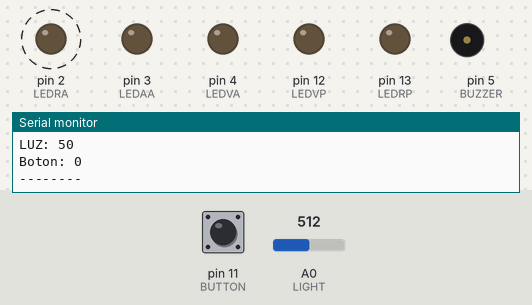
Simulated run of this sketch. Board: Arduino Uno, built with avr-gcc and run on an emulated ATmega328P. Parts: output pins drawn as LEDs (lit = HIGH), buzzer (waves = sounding), the last lines printed to the serial monitor. Dashed ring = blinking. The test bench sets the inputs (shaded band); at power-on: A0 (LIGHT) = 512, pin 11 (BUTTON) LOW.

Above: at 5.8 s.
5.9 s: A0 (LIGHT) set to 531
At 10.4 s:
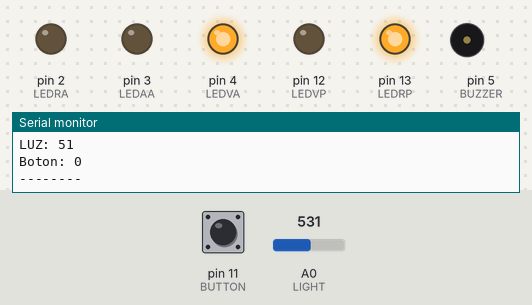
At 12.8 s:
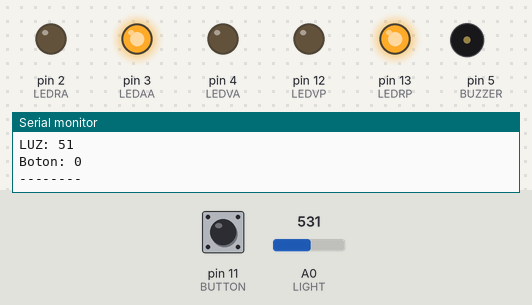
16.5 s: A0 (LIGHT) set to 511
At 18.9 s:
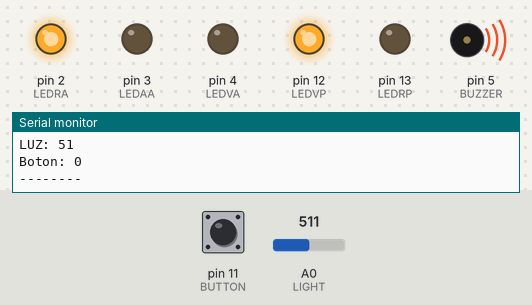
Timing chart, 0 to 28.5 s (numbered marks = the images above; inputs shaded):
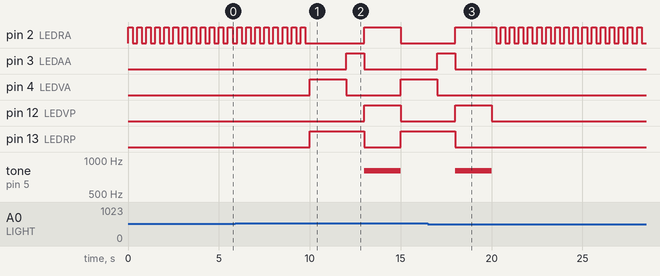

The sketch:

Semaforo.ino
```cpp
#define LIGHT A0
#define LEDRP 13
#define LEDVP 12
#define BUTTON 11
#define BUZZER 5
#define LEDVA 4
#define LEDAA 3
#define LEDRA 2

int TiempoCruce = 5000;
unsigned long TiempoCambio = 0;

void setup() {
  Serial.begin(9600);
  pinMode(LIGHT, INPUT);
  pinMode(BUTTON, INPUT);
  pinMode(LEDRP,OUTPUT);
  pinMode(LEDVP,OUTPUT);
  pinMode(LEDRA,OUTPUT);
  pinMode(LEDVA,OUTPUT);
  pinMode(LEDAA,OUTPUT);
  pinMode(BUZZER,OUTPUT);
  digitalWrite(LEDVA,HIGH);
  digitalWrite(LEDAA,LOW);
  digitalWrite(LEDRA,LOW);
  digitalWrite(LEDVP,LOW);
  digitalWrite(LEDRP,HIGH);
}

void loop() {
  int lecbot= digitalRead(BUTTON);
  int lecLuz=analogRead(LIGHT);
  int mapLuz=map(lecLuz,0,1023,0,100);

  Serial.println("--------");
  Serial.print("LUZ: ");
  Serial.println(mapLuz);
  Serial.print("Boton: ");
  Serial.println(lecbot);
  Serial.println("--------");

  if( mapLuz <= 50  ){  // NOCHE
     noche();
  }
  else{
    if( lecbot == 1 && (millis() - TiempoCambio) > 5000 ){  // si el caracter recibido es el numero 1
        peaton();
        }
    else{
      digitalWrite(LEDVA,HIGH);
      digitalWrite(LEDRP,HIGH);
      delay(2000);
      digitalWrite(LEDVA,LOW);
      digitalWrite(LEDRA,LOW);
      digitalWrite(LEDAA,HIGH);
      delay(1000);
      digitalWrite(LEDAA,LOW);
      digitalWrite(LEDRA,HIGH);
      digitalWrite(LEDRP,LOW);
      digitalWrite(LEDVP,HIGH);
      tone(BUZZER,800);
      delay(2000);
      noTone(BUZZER);
      digitalWrite(LEDVP,LOW);
      digitalWrite(LEDRA,LOW);
      digitalWrite(LEDVA,HIGH);
      digitalWrite(LEDRP,HIGH);
      }
    }
}

void noche(){
    noTone(BUZZER);
    digitalWrite(LEDVA,LOW);
    digitalWrite(LEDAA,LOW);
    digitalWrite(LEDVP,LOW);
    digitalWrite(LEDRP,LOW);

    for (int x=0; x<10; x++) {
      digitalWrite(LEDRA,HIGH);
      delay(250);
      digitalWrite(LEDRA,LOW);
      delay(250);
    }
}

void peaton(){
    digitalWrite(LEDVA,LOW);
    digitalWrite(LEDAA,HIGH);
    delay(1000);
    digitalWrite(LEDAA,LOW);
    digitalWrite(LEDRA,HIGH);
    delay(500);
    digitalWrite(LEDVP,HIGH);
    digitalWrite(LEDRP,LOW);
    delay(TiempoCruce);

    for (int x=0; x<10; x++) {
      digitalWrite(LEDVP,HIGH);
      delay(250);
      digitalWrite(LEDVP, LOW);
      delay(250);
    }
    digitalWrite(LEDRP, HIGH);
    delay(500);
    digitalWrite(LEDAA, HIGH);
    digitalWrite(LEDRA, LOW);
    delay(1000);
    digitalWrite(LEDVA, HIGH);
    digitalWrite(LEDAA, LOW);
    TiempoCambio = millis();

}
```

Measured:
- the behaviour switches between 521 and 522 on A0 (LIGHT) (found by bisection; images 0 and 1)
- after the input at 5.9 s, pin 3 (LEDAA): LOW → HIGH after 6.1 s, → LOW 1.0 s later; pin 4 (LEDVA): LOW → HIGH after 4.1 s, → LOW 2.0 s later, → HIGH 3.0 s later
- after the input at 16.5 s, pin 3 (LEDAA), pin 13 (LEDRP): goes on until 18.0 s, then stays LOW; pin 4 (LEDVA): goes on until 17.0 s, then stays LOW; pin 12 (LEDVP): goes on until 20.0 s, then stays LOW; tone on pin 5 (BUZZER): goes on until 20.0 s, then stays silent
- by itself, pin 2 (LEDRA): repeats every 0.50 s: LOW 0.25 s, HIGH 0.25 s
